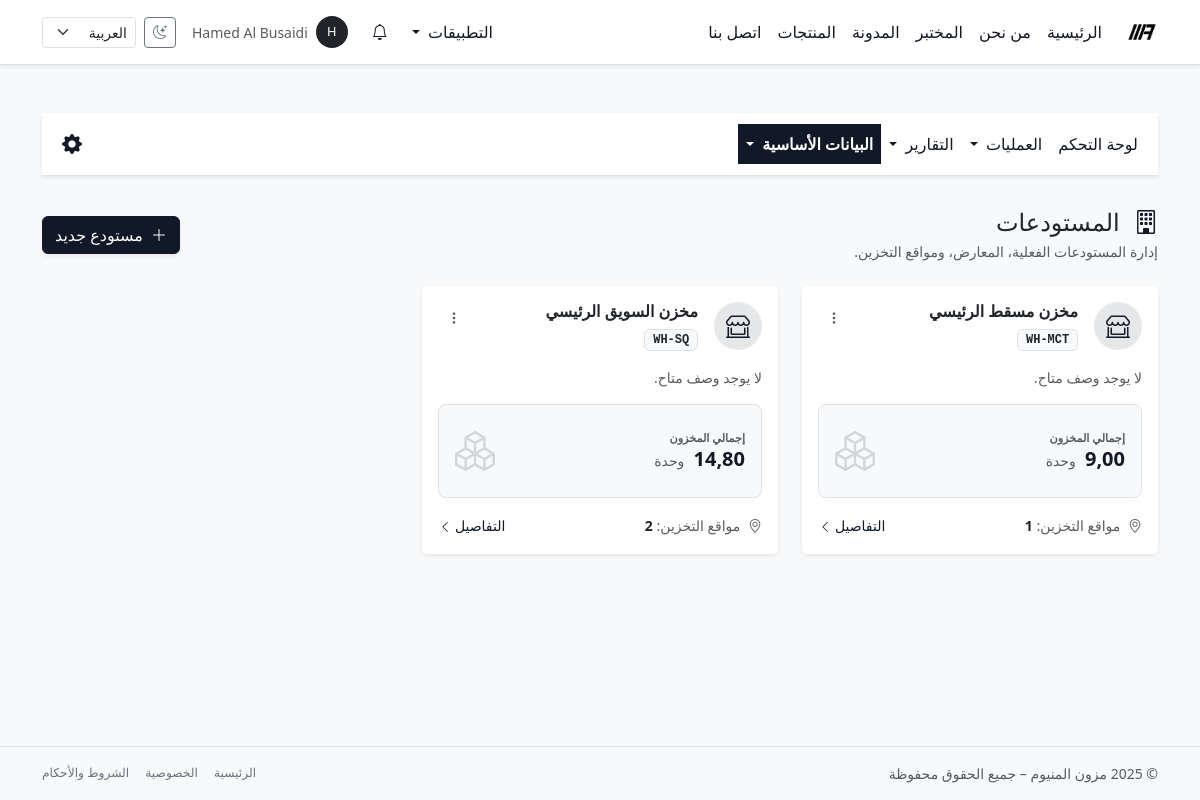
The app's page /ar/inventory/warehouses/ (signed in) with its own data.
### inventory/models.py (models this page shows, shortened)
class Warehouse(BaseModel):
    code = models.CharField(max_length=20, verbose_name=_("كود المستودع"))
    name = models.CharField(max_length=200, verbose_name=_("اسم المستودع"))
    description = models.TextField(blank=True, verbose_name=_("الوصف"))
    is_active = models.BooleanField(default=True, verbose_name=_("نشط"))
    objects = WarehouseManager()
    class Meta:
        verbose_name = _("مستودع")
        verbose_name_plural = _("المستودعات")
        ordering = ("code",)
        indexes = [
            models.Index(fields=["is_deleted", "is_active"], name="warehouse_del_active_idx"),
            models.Index(fields=["code"], name="warehouse_code_idx"),
        ]
        constraints = [
            models.UniqueConstraint(
                fields=["code"],
                condition=Q(is_deleted=False),
                name="uniq_warehouse_code_visible",
            ),
        ]

### inventory/views.py (the view)
# urls.py: path("warehouses/", views.WarehouseListView.as_view(), name="warehouse_list"),
class WarehouseListView(LoginRequiredMixin, ListView):
    model = Warehouse
    template_name = "inventory/warehouse/list.html"
    context_object_name = "warehouses"
    def get_queryset(self):
        return Warehouse.objects.active().with_total_qty().order_by("code")
    def get_context_data(self, **kwargs):
        context = super().get_context_data(**kwargs)
        context["active_section"] = "inventory_master"
        return context

### core/context_processors/notifications.py (called while the page is built)
def notifications_context(request):
    user = request.user
    if not user.is_authenticated:
        return {}
    base_qs = Notification.objects.for_user(user)
    unread_count = base_qs.unread().count()
    recent_notifications = list(
        base_qs.select_related("target_content_type")[:10]
    )
    return {
        "notif_unread_count": unread_count,
        "notif_recent": recent_notifications,
        "notif_has_unread": unread_count > 0,
    }

### core/models/notifications.py (called while the page is built)
    def visible(self):
        return self.filter(is_deleted=False)

    def for_user(self, user: User):
        return self.visible().filter(recipient=user)

    def unread(self):
        return self.visible().filter(is_read=False)

### inventory/managers.py (called while the page is built)
    def visible(self):
        return self.filter(is_deleted=False)

    def active(self) -> "WarehouseQuerySet":
        return self.visible().filter(is_active=True)

    def with_total_qty(self) -> "WarehouseQuerySet":
        return self.visible().annotate(
            total_qty=Coalesce(
                Sum("stock_levels__quantity_on_hand", filter=Q(stock_levels__is_deleted=False)),
                DECIMAL_ZERO,
            )
        )

    def get_queryset(self) -> WarehouseQuerySet:
        return super().get_queryset().visible()

    def get_queryset(self) -> StockLocationQuerySet:
        return super().get_queryset().visible()

### templates/inventory/warehouse/list.html (shortened to what this page needs)
{% extends "inventory/base_inventory.html" %}
{% load i18n humanize %}
{% block inventory_content %}
<div class="py-3">
    <div class="d-flex justify-content-between align-items-center mb-4">
        <div>
            <h1 class="h4 mb-1 text-gray-800">
                <i class="bi bi-building me-2 text-primary"></i>
                {% trans "المستودعات" %}
            </h1>
            <p class="text-muted small mb-0">{% trans "إدارة المستودعات الفعلية، المعارض، ومواقع التخزين." %}</p>
        </div>
        <div>
            <a href="{% url 'inventory:warehouse_create' %}" class="btn btn-primary shadow-sm">
                <i class="bi bi-plus-lg me-1"></i> {% trans "مستودع جديد" %}
            </a>
        </div>
    </div>
    <div class="row g-4">
        {% for warehouse in warehouses %}
        <div class="col-md-6 col-xl-4">
            <div class="card shadow-sm border-0 h-100">
                <div class="card-header bg-white py-3 d-flex justify-content-between align-items-start border-bottom-0">
                    <div class="d-flex align-items-center">
                        <div class="rounded-circle bg-primary bg-opacity-10 text-primary d-flex align-items-center justify-content-center me-3" style="width: 48px; height: 48px;">
                            <i class="bi bi-shop-window fs-4"></i>
                        </div>
                        <div>
                            <h5 class="h6 mb-1 fw-bold text-dark">{{ warehouse.name }}</h5>
                            <span class="badge bg-light text-dark border font-monospace">{{ warehouse.code }}</span>
                        </div>
                    </div>
                    <div class="dropdown">
                        <button class="btn btn-sm btn-link text-muted" type="button" data-bs-toggle="dropdown">
                            <i class="bi bi-three-dots-vertical"></i>
                        </button>
                    </div>
                </div>
                <div class="card-body pt-0">
                    <p class="text-muted small mb-3">
                        {{ warehouse.description|default:_("لا يوجد وصف متاح.")|truncatechars:80 }}
                    </p>
                    <div class="p-3 bg-light rounded-3 border d-flex justify-content-between align-items-center">
                        <div>
                            <small class="text-uppercase text-muted fw-bold d-block" style="font-size: 0.7rem;">
                                {% trans "إجمالي المخزون" %}
                            </small>
                            <span class="h5 fw-bold mb-0 text-primary">
                            </span>
                            <small class="text-muted ms-1">{% trans "وحدة" %}</small>
                        </div>
                        <div class="text-end">
                            <i class="bi bi-boxes fs-1 text-secondary opacity-25"></i>
                        </div>
                    </div>
                </div>
                <div class="card-footer bg-white border-top-0 pt-0 pb-3">
                    <div class="d-flex align-items-center justify-content-between">
                        <small class="text-muted">
                            <i class="bi bi-geo-alt me-1"></i>
                            {% trans "مواقع التخزين:" %}
                            <span class="fw-bold text-dark">{{ warehouse.locations.count }}</span>
                        </small>
                        <a href="#" class="btn btn-sm btn-link text-decoration-none p-0">
                            {% trans "التفاصيل" %} <i class="bi bi-chevron-left small"></i>
                        </a>
                    </div>
                </div>
            </div>
        </div>
        {% endfor %}
    </div>
</div>
{% endblock %}

### templates/base.html (shortened to what this page needs)
{% load static i18n %}
<!doctype html>
<html lang="{{ LANGUAGE_CODE }}" dir="{% if LANGUAGE_CODE == 'ar' %}rtl{% else %}ltr{% endif %}" data-bs-theme="light">
<head>
  {% if LANGUAGE_CODE == "ar" %}
    <link href="https://cdn.jsdelivr.net/npm/bootstrap@5.3.8/dist/css/bootstrap.rtl.min.css" rel="stylesheet"/>
  {% else %}
    <link href="https://cdn.jsdelivr.net/npm/bootstrap@5.3.8/dist/css/bootstrap.min.css" rel="stylesheet"/>
  {% endif %}
  <link rel="stylesheet" href="https://cdn.jsdelivr.net/npm/bootstrap-icons@1.11.3/font/bootstrap-icons.css">
  <link rel="stylesheet" href="{% static 'css/mazoon_style.css' %}"/>
</head>
<body class="bg-body-tertiary text-body d-flex flex-column min-vh-100">
<nav class="navbar navbar-expand-lg bg-body border-bottom shadow-sm sticky-top">
  <div class="container-lg">
    <a class="navbar-brand fw-bold d-flex align-items-center gap-2 py-2" href="{% url 'home' %}">
      <img src="{% static 'img/logo_mazoon_black.png' %}"
           alt="Mazoon Aluminum logo"
           class="img-fluid"
           style="height: 32px;">
    </a>
    <div class="collapse navbar-collapse" id="mainNavbar">
      <ul class="navbar-nav me-auto mb-2 mb-lg-0">
        <li class="nav-item">
          <a class="nav-link {% if request.resolver_match.url_name == 'home' %}active{% endif %}" href="{% url 'home' %}">{% trans "الرئيسية" %}</a>
        </li>
        <li class="nav-item">
          <a class="nav-link {% if request.resolver_match.url_name == 'about' %}active{% endif %}" href="{% url 'about' %}">{% trans "من نحن" %}</a>
        </li>
        <li class="nav-item">
          <a class="nav-link {% if request.resolver_match.url_name == 'lab' %}active{% endif %}" href="{% url 'lab' %}">{% trans "المختبر" %}</a>
        </li>
        <li class="nav-item">
          <a class="nav-link {% if request.resolver_match.url_name == 'blog_list' %}active{% endif %}" href="{% url 'blog_list' %}">{% trans "المدونة" %}</a>
        </li>
        <li class="nav-item">
          <a class="nav-link {% if request.resolver_match.url_name == 'product_list' %}active{% endif %}" href="{% url 'product_list' %}">{% trans "المنتجات" %}</a>
        </li>
        <li class="nav-item">
          <a class="nav-link {% if request.resolver_match.url_name == 'contact' %}active{% endif %}" href="{% url 'contact' %}">{% trans "اتصل بنا" %}</a>
        </li>
      </ul>
      <ul class="navbar-nav ms-auto mb-2 mb-lg-0 align-items-center gap-2">
        {% if user.is_authenticated %}
          {% if user.is_staff or user.is_superuser %}
            <li class="nav-item dropdown">
              <a class="nav-link dropdown-toggle" href="#" id="appsDropdown" role="button" data-bs-toggle="dropdown" aria-expanded="false">
                {% trans "التطبيقات" %}
              </a>
            </li>
          {% endif %}
        {% endif %}
        {% include "core/notifications/_navbar_dropdown.html" %}
        {% if user.is_authenticated %}
          <li class="nav-item dropdown">
            <a class="nav-link d-flex align-items-center gap-2"
               href="#"
               id="userMenuDropdown"
               role="button"
               data-bs-toggle="dropdown"
               aria-expanded="false">
              <span class="rounded-circle d-inline-flex justify-content-center align-items-center bg-dark text-white"
                    style="width: 32px; height: 32px; font-size: 0.8rem;">
                {{ user.username|first|upper }}
              </span>
              <span class="d-none d-xl-inline small text-muted">
                {{ user.get_full_name|default:user.username }}
              </span>
            </a>
          </li>
        {% endif %}
        <li class="nav-item">
          <button class="btn btn-sm btn-outline-secondary d-flex align-items-center justify-content-center"
                  type="button"
                  id="themeToggleBtn"
                  aria-label="{% trans 'تبديل وضع اللون' %}"
                  title="{% trans 'تبديل وضع اللون' %}">
            <i class="bi bi-moon-stars" id="themeToggleIcon"></i>
          </button>
        </li>
        <li class="nav-item">
          <form action="{% url 'set_language' %}" method="post" class="d-flex align-items-center">
            <select name="language"
                    class="form-select form-select-sm"
                    onchange="this.form.submit()">
              <option value="ar" {% if LANGUAGE_CODE == 'ar' %}selected{% endif %}>العربية</option>
            </select>
          </form>
        </li>
      </ul>
    </div>
  </div>
</nav>
<main class="py-4 py-md-5 flex-grow-1">
  <div class="container-lg">
    {% block content %}{% endblock %}
  </div>
</main>
<footer class="border-top py-3 mt-auto bg-body-tertiary d-print-none">
  <div class="container-lg d-flex flex-column flex-md-row justify-content-between align-items-center text-muted small gap-2">
   <div>
  &copy; {% now "Y" %} {% trans "مزون المنيوم – جميع الحقوق محفوظة" %}
</div>
    <div class="d-flex gap-3">
      <a href="{% url 'home' %}" class="link-secondary text-decoration-none small">{% trans "الرئيسية" %}</a>
      <a href="#" class="link-secondary text-decoration-none small">{% trans "الخصوصية" %}</a>
      <a href="#" class="link-secondary text-decoration-none small">{% trans "الشروط والأحكام" %}</a>
    </div>
  </div>
</footer>
</body>
</html>

### static/css/mazoon_style.css (style rules this page uses)
:root, [data-bs-theme="light"] { --bs-link-color: #111827; --bs-link-color-rgb: 17, 24, 39; --bs-link-hover-color: #020617; --bs-link-hover-color-rgb: 2, 6, 23; --bs-primary: #111827; --bs-primary-rgb: 17, 24, 39; --bs-secondary: #6b7280; --bs-secondary-rgb: 107, 114, 128; }
[data-bs-theme="light"] .btn-primary { --bs-btn-bg: #111827; --bs-btn-border-color: #111827; --bs-btn-color: #fff; --bs-btn-hover-bg: #020617; --bs-btn-hover-border-color: #020617; }
[data-bs-theme="light"] .btn-outline-secondary { --bs-btn-color: #6b7280; --bs-btn-border-color: #6b7280; --bs-btn-hover-color: #fff; --bs-btn-hover-bg: #6b7280; --bs-btn-hover-border-color: #6b7280; }
[data-bs-theme="light"] .nav-link { color: #111827 !important; }
.navbar-brand { padding-top: 0.25rem; padding-bottom: 0.25rem; }

### records on screen
Warehouse: name "مخزن مسقط الرئيسي", code "WH-MCT", description "لا يوجد وصف متاح.", locations.count "1"
Warehouse: name "مخزن السويق الرئيسي", code "WH-SQ", description "لا يوجد وصف متاح.", locations.count "2"

### other values on screen
{{ user.username|first|upper }} "H"
{{ user.get_full_name|default:user.username }} "Hamed Al Busaidi"
